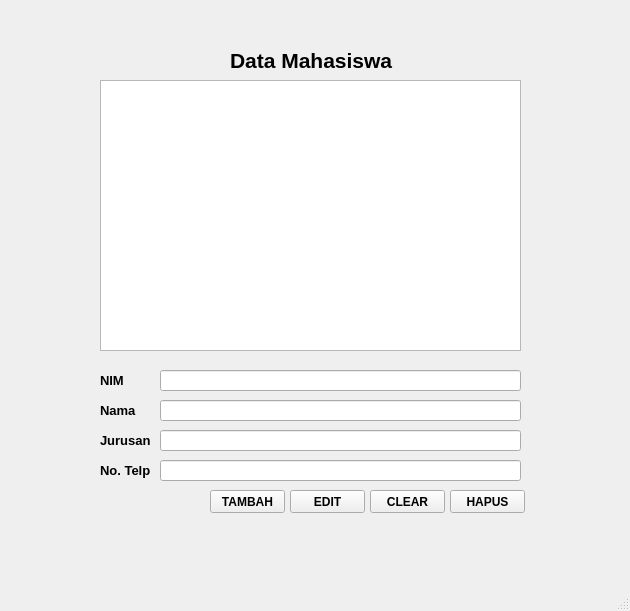
<?xml version="1.0" encoding="UTF-8"?>
<ui version="4.0">
 <class>MainWindow</class>
 <widget class="QMainWindow" name="MainWindow">
  <property name="geometry">
   <rect>
    <x>0</x>
    <y>0</y>
    <width>630</width>
    <height>611</height>
   </rect>
  </property>
  <property name="windowTitle">
   <string>MainWindow</string>
  </property>
  <widget class="QWidget" name="centralwidget">
   <widget class="QLabel" name="label">
    <property name="geometry">
     <rect>
      <x>230</x>
      <y>40</y>
      <width>181</width>
      <height>41</height>
     </rect>
    </property>
    <property name="font">
     <font>
      <pointsize>16</pointsize>
      <weight>75</weight>
      <bold>true</bold>
     </font>
    </property>
    <property name="text">
     <string>Data Mahasiswa</string>
    </property>
   </widget>
   <widget class="QLabel" name="label_2">
    <property name="geometry">
     <rect>
      <x>100</x>
      <y>370</y>
      <width>47</width>
      <height>21</height>
     </rect>
    </property>
    <property name="font">
     <font>
      <pointsize>10</pointsize>
      <weight>75</weight>
      <bold>true</bold>
     </font>
    </property>
    <property name="text">
     <string>NIM</string>
    </property>
   </widget>
   <widget class="QLineEdit" name="lineEdit">
    <property name="geometry">
     <rect>
      <x>160</x>
      <y>370</y>
      <width>361</width>
      <height>21</height>
     </rect>
    </property>
    <property name="text">
     <string/>
    </property>
   </widget>
   <widget class="QLabel" name="label_3">
    <property name="geometry">
     <rect>
      <x>100</x>
      <y>400</y>
      <width>47</width>
      <height>21</height>
     </rect>
    </property>
    <property name="font">
     <font>
      <pointsize>10</pointsize>
      <weight>75</weight>
      <bold>true</bold>
     </font>
    </property>
    <property name="text">
     <string>Nama</string>
    </property>
   </widget>
   <widget class="QLineEdit" name="lineEdit_2">
    <property name="geometry">
     <rect>
      <x>160</x>
      <y>400</y>
      <width>361</width>
      <height>21</height>
     </rect>
    </property>
   </widget>
   <widget class="QLabel" name="label_4">
    <property name="geometry">
     <rect>
      <x>100</x>
      <y>430</y>
      <width>61</width>
      <height>21</height>
     </rect>
    </property>
    <property name="font">
     <font>
      <pointsize>10</pointsize>
      <weight>75</weight>
      <bold>true</bold>
     </font>
    </property>
    <property name="text">
     <string>Jurusan </string>
    </property>
   </widget>
   <widget class="QLineEdit" name="lineEdit_3">
    <property name="geometry">
     <rect>
      <x>160</x>
      <y>430</y>
      <width>361</width>
      <height>21</height>
     </rect>
    </property>
   </widget>
   <widget class="QLabel" name="label_5">
    <property name="geometry">
     <rect>
      <x>100</x>
      <y>460</y>
      <width>61</width>
      <height>21</height>
     </rect>
    </property>
    <property name="font">
     <font>
      <pointsize>10</pointsize>
      <weight>75</weight>
      <bold>true</bold>
     </font>
    </property>
    <property name="text">
     <string>No. Telp</string>
    </property>
   </widget>
   <widget class="QLineEdit" name="lineEdit_4">
    <property name="geometry">
     <rect>
      <x>160</x>
      <y>460</y>
      <width>361</width>
      <height>21</height>
     </rect>
    </property>
   </widget>
   <widget class="QPushButton" name="pushButton">
    <property name="geometry">
     <rect>
      <x>210</x>
      <y>490</y>
      <width>75</width>
      <height>23</height>
     </rect>
    </property>
    <property name="font">
     <font>
      <weight>75</weight>
      <bold>true</bold>
     </font>
    </property>
    <property name="text">
     <string>TAMBAH</string>
    </property>
   </widget>
   <widget class="QPushButton" name="pushButton_2">
    <property name="geometry">
     <rect>
      <x>290</x>
      <y>490</y>
      <width>75</width>
      <height>23</height>
     </rect>
    </property>
    <property name="font">
     <font>
      <weight>75</weight>
      <bold>true</bold>
     </font>
    </property>
    <property name="text">
     <string>EDIT</string>
    </property>
   </widget>
   <widget class="QPushButton" name="pushButton_3">
    <property name="geometry">
     <rect>
      <x>370</x>
      <y>490</y>
      <width>75</width>
      <height>23</height>
     </rect>
    </property>
    <property name="font">
     <font>
      <weight>75</weight>
      <bold>true</bold>
     </font>
    </property>
    <property name="text">
     <string>CLEAR</string>
    </property>
   </widget>
   <widget class="QPushButton" name="pushButton_4">
    <property name="geometry">
     <rect>
      <x>450</x>
      <y>490</y>
      <width>75</width>
      <height>23</height>
     </rect>
    </property>
    <property name="font">
     <font>
      <weight>75</weight>
      <bold>true</bold>
     </font>
    </property>
    <property name="text">
     <string>HAPUS</string>
    </property>
   </widget>
   <widget class="QTextBrowser" name="textBrowser">
    <property name="geometry">
     <rect>
      <x>100</x>
      <y>80</y>
      <width>421</width>
      <height>271</height>
     </rect>
    </property>
   </widget>
  </widget>
  <widget class="QMenuBar" name="menubar">
   <property name="geometry">
    <rect>
     <x>0</x>
     <y>0</y>
     <width>630</width>
     <height>21</height>
    </rect>
   </property>
  </widget>
  <widget class="QStatusBar" name="statusbar"/>
 </widget>
 <resources/>
 <connections/>
</ui>
